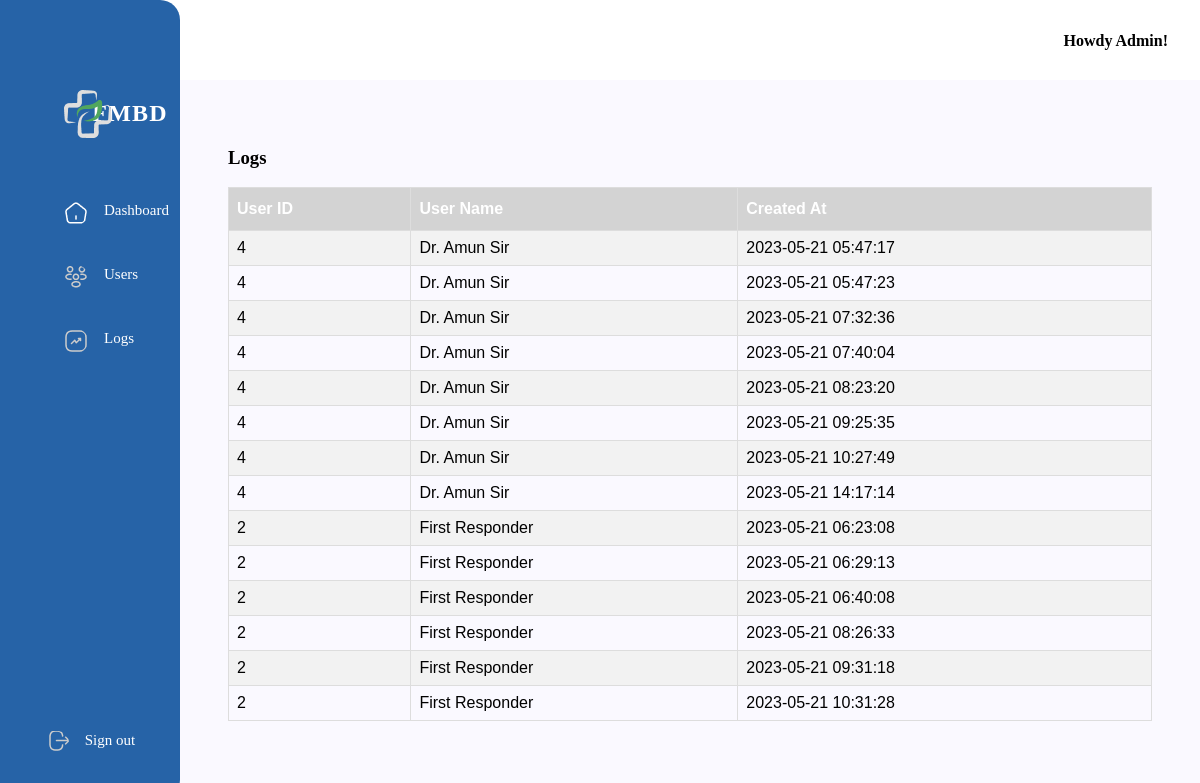
The app's page /users/admin/logs.php (signed in) with its own data.
### tables this page shows
CREATE TABLE `appointments` (
  `id` bigint(20) UNSIGNED NOT NULL,
  `patient_id` bigint(20) UNSIGNED DEFAULT NULL,
  `user_id` bigint(20) UNSIGNED DEFAULT NULL,
  `status` varchar(100) DEFAULT NULL,
  `created_at` timestamp NOT NULL DEFAULT current_timestamp()
);

CREATE TABLE `users` (
  `id` bigint(20) UNSIGNED NOT NULL,
  `name` varchar(255) NOT NULL,
  `email` varchar(255) NOT NULL,
  `password` varchar(255) NOT NULL,
  `role` varchar(255) DEFAULT 'PATIENT'
);

CREATE TABLE `fresponder_reports` (
  `id` bigint(20) UNSIGNED NOT NULL,
  `patient_id` bigint(20) UNSIGNED DEFAULT NULL,
  `location` varchar(500) DEFAULT NULL,
  `incident_cause` varchar(500) DEFAULT NULL,
  `description` longtext DEFAULT NULL,
  `image` varchar(255) DEFAULT NULL,
  `created_at` timestamp NOT NULL DEFAULT current_timestamp(),
  `user_id` bigint(20) UNSIGNED DEFAULT NULL
);

### users/admin/logs.php (the view, shortened to what this page needs)
<html lang="en">
<head>
    <?php require "./header.php"; ?>
</head>
<body>
    <div class="container">
        <?php
        displaySidebar($links);
        displayDashboard();
        ?>
        <div class="body-section">
            <h3>Logs</h3>
            <?php
            $stmt = $conn->query("SELECT user_id, created_at from appointments");
            $stmt->execute();
            $doctorLogs = $stmt->fetchAll();
            $stmt = $conn->query("SELECT user_id, created_at from fresponder_reports");
            $stmt->execute();
            $fresponderLogs = $stmt->fetchAll();
            ?>
            <table>
                <tr>
                    <th>User ID</th>
                    <th>User Name</th>
                    <th>Created At</th>
                </tr>
                <?php
                foreach($doctorLogs as $dr) : ?>
                <tr>
                    <td><?=$dr['user_id']?></td>
                    <td><?php
                        $stmt=$conn->query("SELECT name from users WHERE id=".$dr['user_id']);
                        $name=$stmt->fetch();
                        echo $name[0];
                    ?></td>
                    <td><?=$dr['created_at']?></td>
                </tr>
                <?php endforeach; ?>
                <?php
                foreach($fresponderLogs as $fr) : ?>
                <tr>
                    <td><?=$fr['user_id']?></td>
                    <td><?php
                        $stmt=$conn->query("SELECT name from users WHERE id=".$fr['user_id']);
                        $name=$stmt->fetch();
                        echo $name[0];
                    ?></td>
                    <td><?=$fr['created_at']?></td>
                </tr>
                <?php endforeach; ?>
            </table>
        </div>
    </div>
</body>
</html>

### users/admin/header.php (shortened to what this page needs)
<?php
require "../layouts/sidebar.php" ;
require "../layouts/dashboard.php" ;
?>
<link rel="stylesheet" type="text/css" href="../../css/dashboard.css">
<link rel="stylesheet" type="text/css" href="../../css/sidebar.css">
<link rel="stylesheet" type="text/css" href="../../css/style.css">

### users/layouts/sidebar.php
<?php
function displaySidebar($links){
?>
<div class="sidebar-wrapper">
    <div class="dashboard-logo">
        <img src="../img/dashboad-logo.png" alt="not found">
        <h2>FMBD</h2>
    </div>
    <div class="dashboard-cta">
        <div class="links">
            <?php foreach($links as $link) : ?>
                <a href="<?=$link['link']?>">
                    <img src="../img/<?=$link['title'] . '-icon.png'?>">
                    <sup><?=ucwords($link['title'])?></sup>
                </a> <br>
            <?php endforeach; ?>
        </div>
        <a class="logout" href="../layouts/logout.php">
            <img src="../img/logout-icon.png">
            <sup>Sign out</sup>
        </a>
    </div>
</div>
<?php
}
?>

### users/layouts/dashboard.php
<?php
function displayDashboard()
{
?>
    <div class="dashboard-wrapper">
        <div class="header-section">
            <div class="profile">
                Howdy <?= $_SESSION['userInfo']['name'] ?>!
            </div>
        </div>
<?php
}
?>

### css/dashboard.css (style rules this page uses)
.dashboard-wrapper { width: 85%; margin: 0 0 0 auto; }
.dashboard-wrapper .header-section { height: 10vh; font-weight: 600; font-size: 16px; }
.body-section { background-color: #faf9ff; padding: 3rem; height: 78vh; }
.profile { text-align: right; padding: 2rem 2rem 0 0; }

### css/sidebar.css (style rules this page uses)
body { margin: 0; }
.sidebar-wrapper { width: 15%; max-width: 15%; background: #2663a7; border-radius: 0px 20px 20px 0px; height: 100vh; position: fixed; text-align: center; z-index: 10; }
a { color: white; text-decoration: none; }
a img { vertical-align: bottom; }
a sup { font-size: 15px; padding: 0 0 0 0.75rem; }
.dashboard-logo { height: 65px; padding: 5rem 0 0 5rem; }
.dashboard-logo img { position: absolute; left: 4rem; top: 5.6rem; }
.dashboard-logo h2 { color: white; font-weight: 800; font-size: 24px; line-height: 26px; letter-spacing: 0.05em; }
.dashboard-cta { display: flex; flex-direction: column; justify-content: space-between; height: 78%; }
.links { text-align: left; padding: 3rem 0 0 0; }
.links a { padding: 0.5rem 0; display: inline-block; max-width: 100%; width: 100%; margin-bottom: 1.5rem; }
.links a img { padding-left: 4rem; }
.logout { height: 30px; background-color: transparent; padding: 0.5rem; }

### css/style.css (style rules this page uses)
:root { --background-color: #faf9ff; }
.container { display: flex; }

### users/admin/logs.php (style rules this page uses)
table { font-family: Arial, Helvetica, sans-serif; border-collapse: collapse; width: 100%; }
table td, table th { border: 1px solid #ddd; padding: 8px; }
table tr:nth-child(even) { background-color: #f2f2f2; }
table th { padding-top: 12px; padding-bottom: 12px; text-align: left; background-color: lightgrey; color: white; }

### records on screen
appointments: user "4", user.name "Dr. Amun Sir", created_at "2023-05-21 05:47:17"
appointments: user "4", user.name "Dr. Amun Sir", created_at "2023-05-21 05:47:23"
appointments: user "4", user.name "Dr. Amun Sir", created_at "2023-05-21 07:32:36"
appointments: user "4", user.name "Dr. Amun Sir", created_at "2023-05-21 07:40:04"
appointments: user "4", user.name "Dr. Amun Sir", created_at "2023-05-21 08:23:20"
appointments: user "4", user.name "Dr. Amun Sir", created_at "2023-05-21 09:25:35"
appointments: user "4", user.name "Dr. Amun Sir", created_at "2023-05-21 10:27:49"
appointments: user "4", user.name "Dr. Amun Sir", created_at "2023-05-21 14:17:14"
fresponder_reports: user "2", user.name "First Responder", created_at "2023-05-21 06:23:08"
fresponder_reports: user "2", user.name "First Responder", created_at "2023-05-21 06:29:13"
fresponder_reports: user "2", user.name "First Responder", created_at "2023-05-21 06:40:08"
fresponder_reports: user "2", user.name "First Responder", created_at "2023-05-21 08:26:33"
fresponder_reports: user "2", user.name "First Responder", created_at "2023-05-21 09:31:18"
fresponder_reports: user "2", user.name "First Responder", created_at "2023-05-21 10:31:28"

### other values on screen
$link['title'] "Dashboard"
$link['title'] "Users"
$link['title'] "Logs"
$_SESSION['userInfo']['name'] "Admin"
